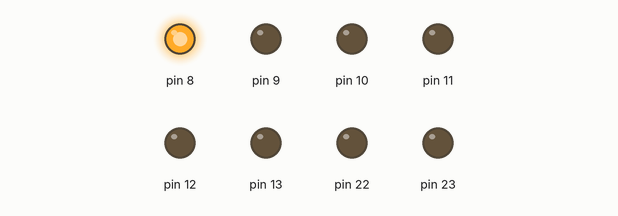
Simulated run of this sketch. Board: Arduino Uno, built with avr-gcc and run on an emulated ATmega328P. Parts: output pins drawn as LEDs (lit = HIGH).

Above: at 0.3 s.
At 0.9 s:
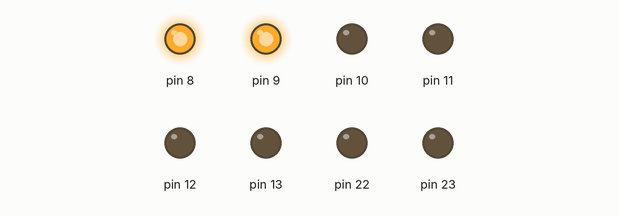
At 1.6 s:
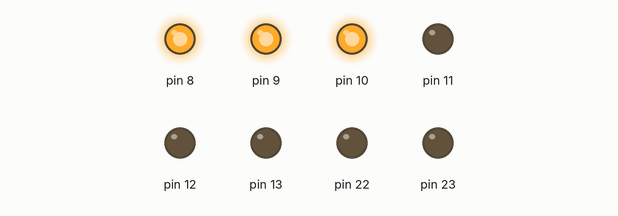
At 2.2 s:
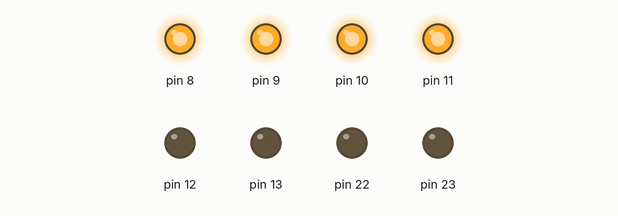
At 3.6 s:
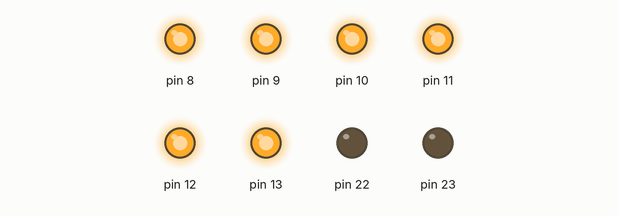
At 4.9 s:
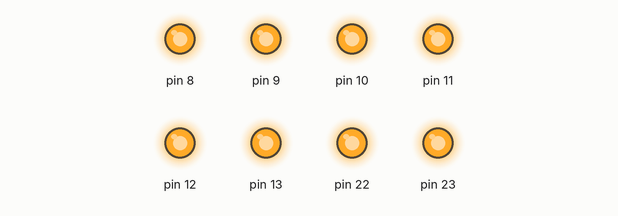
Timing chart, 0 to 6.0 s (numbered marks = the images above):
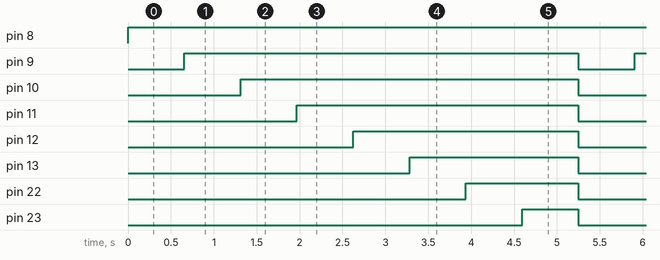

The sketch:

sketch.ino
```cpp
//make the leds glow one by one....without turning off the led for port B
#include "led.h"

void setup() {
  // put your setup code here, to run once:
  init();
}

void loop() {
  // put your main code here, to run repeatedly:
  volatile long x;
  volatile char s=0;
  volatile char i;
  for(i=0;i<=7;i++){
    s= s|(1<<i); //bit masking.....to update and store the values
    output(s);
    for(x=0;x<=300000;x++);
  }
}
```

led.h
```cpp
#ifndef LED_H
#define LED_H

void init();
void output(char x);

void init(){
  volatile char *PORT_dir = (char *)0x24;
  *PORT_dir = 0xFF;
}

void output(char x){
  volatile char *out = (char *)0x25;
  *out = x;
}

#endif
```

Measured:
- by itself, pin 8: LOW → HIGH at 0.00 s
- by itself, pin 9: alternates HIGH for 4.6 s and LOW for 0.66 s
- by itself, pin 10: alternates HIGH for 3.9 s and LOW for 1.3 s
- by itself, pin 11: alternates HIGH for 3.3 s and LOW for 2.0 s
- by itself, pin 12: alternates HIGH for 2.6 s and LOW for 2.6 s
- by itself, pin 13: alternates HIGH for 2.0 s and LOW for 3.3 s
- by itself, pin 22: alternates HIGH for 1.3 s and LOW for 3.9 s
- by itself, pin 23: alternates HIGH for 0.66 s and LOW for 4.6 s
